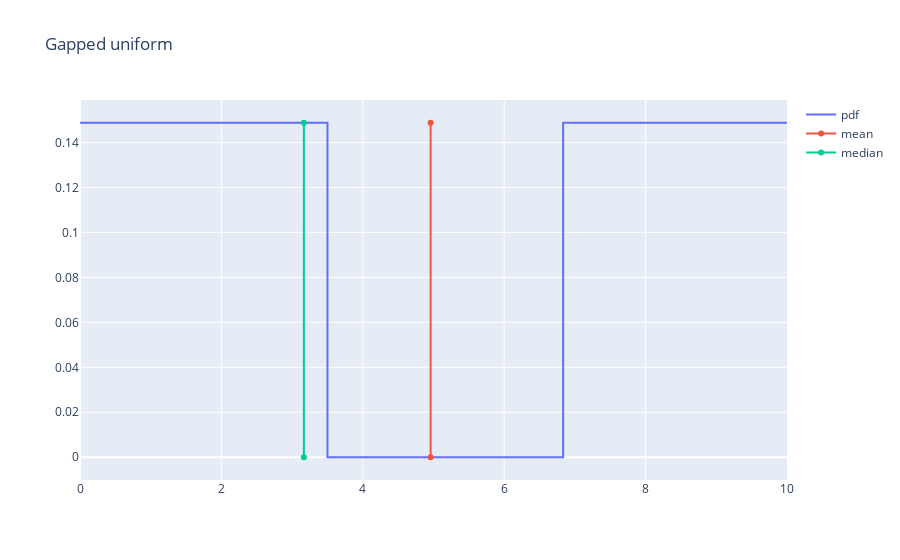

Source (notebook cell):
### Code cell
fig = go.Figure()
fig.add_trace(go.Scatter(x=x,y=pdf, name="pdf", line_shape="hv"))
fig.update_layout(title="Gapped uniform")

y_max = np.max(pdf)
fig.add_trace(make_line(mean, "mean", y_max))
fig.add_trace(make_line(median, "median", y_max))
fig.show()

### Figure 1 — Plotly figure (JSON) as saved in the notebook; plotly's stock layout.template omitted (floating-point values rounded to 4 significant figures)
{"data": [{"line": {"shape": "hv"}, "name": "pdf", "type": "scatter", "x": [0, 0.1667, 0.3333, 0.5, 0.6667, 0.8333, 1, 1.167, 1.333, 1.5, 1.667, 1.833, 2, 2.167, 2.333, 2.5, 2.667, 2.833, 3, 3.167, 3.333, 3.5, 3.667, 3.833, 4, 4.167, 4.333, 4.5, 4.667, 4.833, 5, 5.167, 5.333, 5.5, 5.667, 5.833, 6, 6.167, 6.333, 6.5, 6.667, 6.833, 7, 7.167, 7.333, 7.5, 7.667, 7.833, 8, 8.167, 8.333, 8.5, 8.667, 8.833, 9, 9.167, 9.333, 9.5, 9.667, 9.833, 10], "y": [0.1488, 0.1488, 0.1488, 0.1488, 0.1488, 0.1488, 0.1488, 0.1488, 0.1488, 0.1488, 0.1488, 0.1488, 0.1488, 0.1488, 0.1488, 0.1488, 0.1488, 0.1488, 0.1488, 0.1488, 0.1488, 0, 0, 0, 0, 0, 0, 0, 0, 0, 0, 0, 0, 0, 0, 0, 0, 0, 0, 0, 0, 0.1488, 0.1488, 0.1488, 0.1488, 0.1488, 0.1488, 0.1488, 0.1488, 0.1488, 0.1488, 0.1488, 0.1488, 0.1488, 0.1488, 0.1488, 0.1488, 0.1488, 0.1488, 0.1488, 0.1488]}, {"name": "mean", "type": "scatter", "x": [4.959, 4.959], "y": [0, 0.1488]}, {"name": "median", "type": "scatter", "x": [3.167, 3.167], "y": [0, 0.1488]}], "layout": {"title": {"text": "Gapped uniform"}}}
